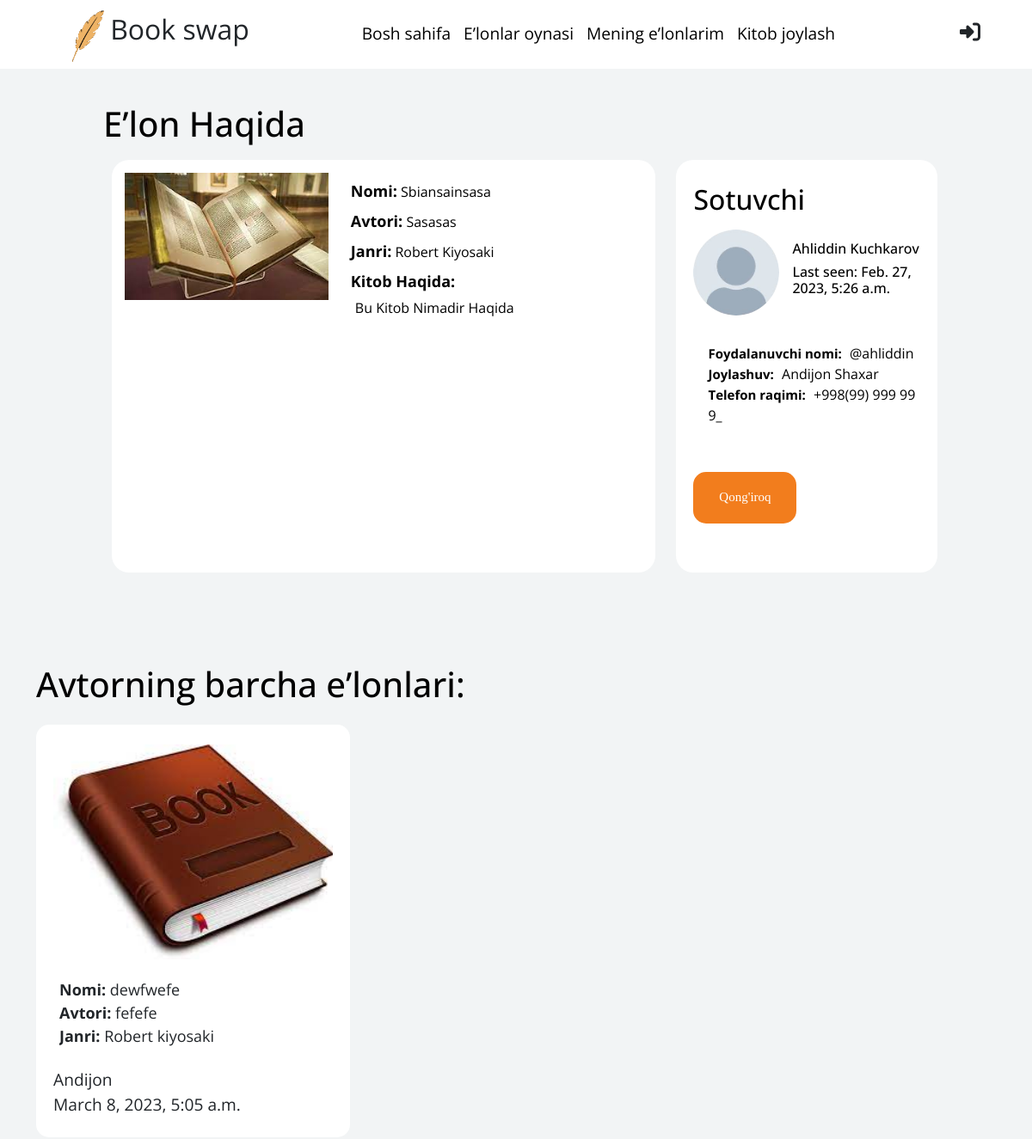
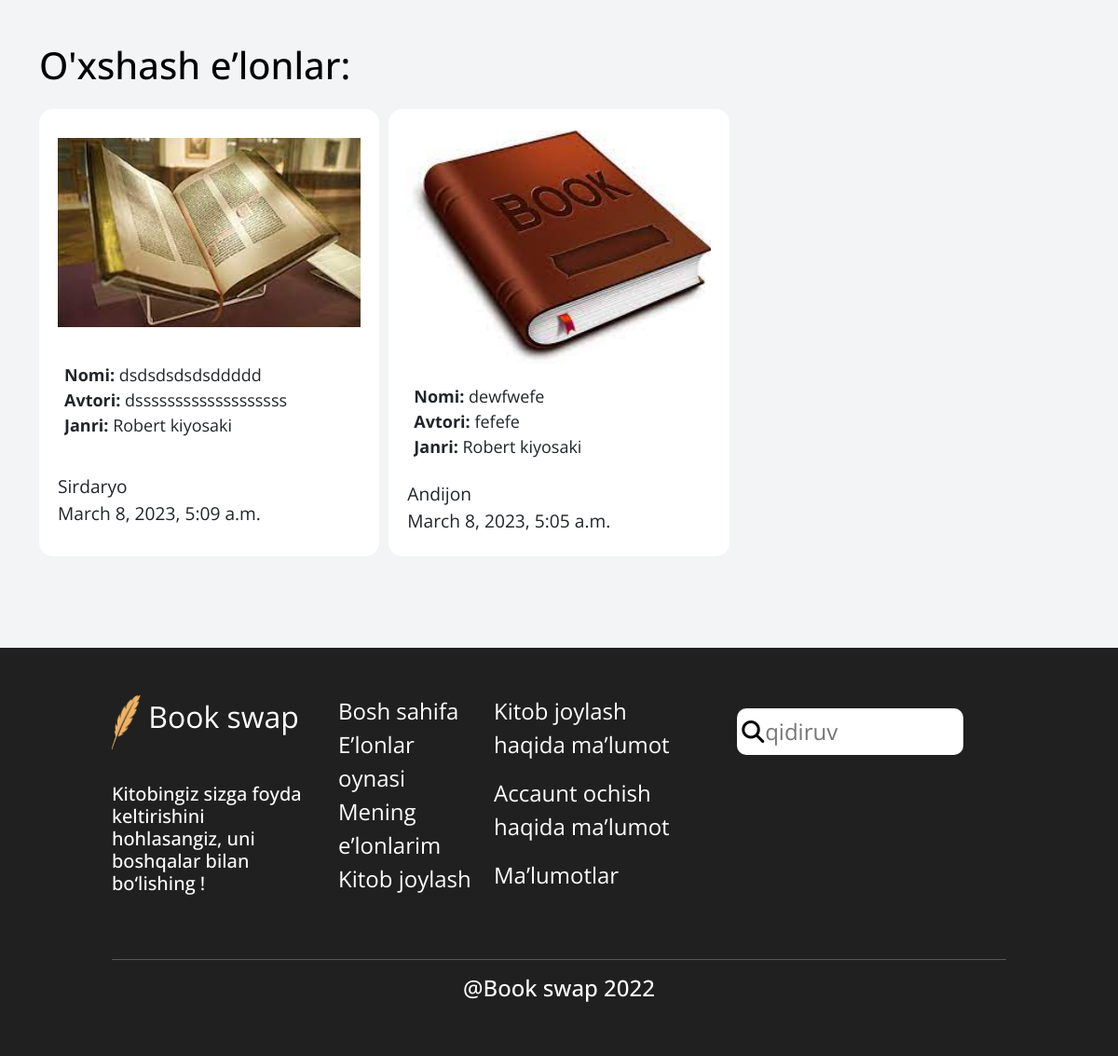
Page /book-list/sbiansainsasa on the committed database (2 pictures, top to bottom).
### main/models.py (models this page shows, shortened)
class Book(models.Model):
    ADDRESS = (
		('Andijon', 'Andijon'),
		('Namangan', 'Namangan'),
		('Samarqand', 'Samarqand'),
		('Tashkent', 'Tashkent'),
		('Jizzax', 'Jizzax'),
		('Surxondaryo', 'Surxondaryo'),
		('Navoiy', 'Navoiy'),
		('Xorazm', 'Xorazm'),
		('Qashqadaryo', 'Qashqadaryo'),
		('Buxoro', 'Buxoro'),
		('Sirdaryo', 'Sirdaryo'),
		('Fargona', 'Fargona'),
	)
    author = models.ForeignKey(User, on_delete=models.CASCADE, related_name="books", default=None, null=True)
    slug = models.SlugField("Slug", max_length=256, blank=True, unique=True)
    title = models.CharField("Title", max_length=256)
    author_pen = models.CharField("Book Author", max_length=100)
    location = models.CharField('loacation', max_length=256,  choices=ADDRESS)
    genre = models.ForeignKey(Genre, on_delete=models.CASCADE, related_name="books", default=None, null=True)
    description = models.TextField("Description", max_length=200)
    image = models.ImageField("Image", upload_to="book_images")
    created_at = models.DateTimeField("Created time", auto_now_add=True)
    likes_count = models.PositiveIntegerField("Likes", default=0)
    is_checked = models.BooleanField()
    is_ban = models.BooleanField()
    class Meta:
        ordering = ['-id']
        db_table = "book"
        unique_together = ["slug"]
        verbose_name = "book"
        verbose_name_plural = "books"

class Genre(models.Model):
    title = models.CharField("Title", max_length=256)
    slug = models.SlugField("Slug", max_length=256, blank=True)
    def __str__(self):
        return f"{self.title}"
    class Meta:
        db_table = "genre"
        verbose_name = "genre"
        verbose_name_plural = "genres"

### account/models.py (models this page shows, shortened)
class User(AbstractUser):
	GENDER = (
		('Ayol', 'Ayol'),
		('Erkak', 'Erkak'),
	)
	ADDRESS = (
		('Andijon', 'Andijon'),
		('Namangan', 'Namangan'),
		('Samarqand', 'Samarqand'),
		('Tashkent', 'Tashkent'),
		('Jizzax', 'Jizzax'),
		('Surxondaryo', 'Surxondaryo'),
		('Navoiy', 'Navoiy'),
		('Xorazm', 'Xorazm'),
		('Qashqadaryo', 'Qashqadaryo'),
		('Buxoro', 'Buxoro'),
		('Sirdaryo', 'Sirdaryo'),
		('Fargona', 'Fargona'),
	)
	name = models.CharField("Name", max_length=256)
	surname = models.CharField("Surname", max_length=256)
	username = models.CharField("Username", max_length=256, unique=True, null=True)
	age = models.PositiveIntegerField("Age", null=True)
	phone = models.CharField("Phone", max_length=18)
	avatar = models.ImageField("Image", upload_to="user-images/", null=True, blank=True, default='default.png')
	gender = models.CharField("Gender", max_length=128, choices=GENDER)
	address = models.CharField("Address", max_length=128, choices=ADDRESS)
	created_at = models.DateTimeField("Created at", auto_now_add=True)
	updated_at = models.DateTimeField("Updated_at", auto_now=True)
	USERNAME_FIELD = "username"
	first_name = None
	last_name = None
	class Meta:
		db_table = "user"
		verbose_name = "user"
		verbose_name_plural = "users"

### main/views.py (the view)
# urls.py: path('book-list/<slug:slug>', views.BookView, name="detail"),
def BookView(request, slug):
    book = Book.objects.select_related('genre', 'author').get(slug=slug)
    author_books = Book.objects.select_related('genre', 'author').exclude(slug = slug).filter(is_checked = True, author = book.author)[:16]
    related_books = Book.objects.select_related('genre', 'author').exclude(slug = slug).filter(is_checked = True, genre=book.genre)[:16]
    if book.is_checked == True or request.user.is_staff or book.author == request.user:
        context = {
            "object": book,
            "books": related_books,
            "author_books": author_books
        }
    return render(request, "advert/detail.html", context)

### templates/advert/detail.html (shortened to what this page needs)
{% extends "advert/base.html" %}
{% load static %}
{% block content %}
<header>
  <section class="add_advert">
    <h1>E’lon Haqida</h1>
    <div class="row">
      <div class="col-lg-8">
        <div class="white-card">
          <div class="row">
            <div class="col-sm-5">
              <img src="{{object.image.url}}" alt="" style="max-height: 400px; width: 100%;">
            </div>
            <div class="col-sm-7">
              <ul class="about-book" style="text-transform:capitalize;">
                <li>
                  <strong>Nomi:</strong>
                  <span>{{object.title}}</span>
                </li>
                <li>
                  <strong>Avtori:</strong>
                  <span>{{object.author_pen}}</span>
                </li>
                <li>
                  <strong>Janri:</strong>
                  <span>{{object.genre}}</span>
                </li>
                <li>
                  <strong>Kitob haqida:</strong>
                  <br>
                  <p>{{object.description}}</p>
                </li>
              </ul>
            </div>
          </div>
        </div>
      </div>
      <div class="col-lg-4">
        <div class="white-card">
          <div class="about-user">
            <h2 class="mr-3">Sotuvchi </h2>
            <div class="user-componet">
              <img src="{{object.author.avatar.url}}" alt="">
              <div class="user-bio">
                <h3 style="text-transform: capitalize;">{{object.author.name}} {{object.author.surname}}</h3>
                <h5>Last seen: {{object.author.updated_at }}</h5>
              </div>
            </div>
            <ul>
              <li>
                <strong>Foydalanuvchi nomi:</strong>
                <span>@{{object.author.username }}</span>
              </li>
              <li>
                <strong>Joylashuv:</strong>
                <span>{{object.author.address}} Shaxar</span>
              </li>
              <li>
                <strong>Telefon raqimi:</strong>
                <span>+998{{object.author.phone}}</span>
              </li>
            </ul>
            <br>
            <a href="tel: +998{{object.author.phone}}" class="text-light">
              <button class="btn">
                Qong'iroq
              </button>
            </a>
          </div>
        </div>
      </div>
    </div>
  </section>
  <br><br>
</header>
<div class="container">
  <section class="advert-section mt-5">
    {% if author_books %}
    <h1>Avtorning barcha e’lonlari:</h1>
    {% endif %}
    <div class="owl-carousel owl-theme">
      {% for book in author_books%}
      <div class="item d-inline">
        <a href="{% url 'main:detail' book.slug %}" class="text-dark" style="text-decoration: none;">
          <div class="advert-box">
            <img src="{{book.image.url}}" alt="">
            <ul>
              <li>
                <strong>Nomi:</strong>
                <span>{{book.title}}</span>
              </li>
              <li>
                <strong>Avtori:</strong>
                <span>{{book.author_pen}}</span>
              </li>
              <li>
                <strong>Janri:</strong>
                <span>{{book.genre}}</span>
              </li>
            </ul>
            <span class="about-box">{{book.author.address}} <br> {{book.created_at}}</span>
          </div>
        </a>
      </div>
      {% endfor %}
    </div>
  </section>
  <section class="advert-section mt-5">
    {% if books %}
    <h1>O'xshash e’lonlar:</h1>
    {% endif %}
    <div class="owl-carousel owl-theme">
      {% for book in books %}
      <div class="item d-inline">
        <a href="{% url 'main:detail' book.slug %}" class="text-dark" style="text-decoration: none;">
          <div class="advert-box">
            <img src="{{book.image.url}}" alt="">
            <ul>
              <li>
                <strong>Nomi:</strong>
                <span>{{book.title}}</span>
              </li>
              <li>
                <strong>Avtori:</strong>
                <span>{{book.author_pen}}</span>
              </li>
              <li>
                <strong>Janri:</strong>
                <span>{{book.genre}}</span>
              </li>
            </ul>
            <span class="about-box">{{book.author.address}} <br> {{book.created_at}}</span>
          </div>
        </a>
      </div>
      {% endfor %}
    </div>
  </section>
  <br><br>
</div>
{% endblock %}

### static/css/style.css (style rules this page uses)
* { font-family: 'Open Sans', sans-serif; font-style: normal; }
html { width: 100vw; min-height: 100vh; overflow-x: hidden; }
body { width: 100vw; min-height: 100vh; margin: 0; padding: 0; box-sizing: border-box; font-family: Canaro; font-weight: 600, Semi Bold; overflow-x: hidden !important; }
body.page { background-color: #F2F4F5; color: #000; }
header { margin: 120px 10% 0 10%; }
.container .advert-section .advert-box { margin-top: 15px; height: 580px; display: flex; border-radius: 15px; background-color: #fff; padding: 20px; flex-direction: column; align-content: space-around; justify-content: space-around; }
.container .advert-section .advert-box img { width: 100%; min-height: 150px; max-height: 250px; }
.container .advert-section .advert-box ul { margin-left: -25px; margin-top: 15px; list-style: none; font-size: 22px; }
.container .advert-section .advert-box ul li { white-space: nowrap; width: 100%; overflow: hidden; text-overflow: ellipsis; }
.container .advert-section .advert-box .about-box { font-size: larger; }
header .add_advert .white-card { width: 100%; min-height: 480px; margin: 10px; padding: 15px; padding: 28px 32px; border-radius: 20px; background-color: #ffffff; }
header .add_advert .white-card .about-user { display: flex; min-height: 420px; flex-direction: column; padding: 2%; justify-content: space-evenly; }
header .add_advert .input-group button, .white-card button { width: 240px; height: 60px; color: #fff; font-family: 'Canaro'; font-style: normal; font-weight: 400; font-size: 24px; line-height: 29px; border-radius: 15px !important; padding: 10px; background-color: #f27d1d; justify-content: flex-end; }
header .add_advert .white-card .about-book { list-style: none; font-size: x-large; margin-left: -30px; }
header .add_advert .white-card .about-book li { margin-top: 15px; }
header .add_advert .white-card .about-book li strong { font-size: xx-large; }
header .add_advert .white-card .about-book li p { margin-top: 5px; margin-left: 5px; }
.white-card .about-user .user-componet { display: flex; }
.white-card .about-user .user-componet img { width: 100px; height: 100px; border-radius: 50%; }
.white-card .about-user .user-componet .user-bio { display: flex; margin-left: 15px; font-size: larger; flex-direction: column; justify-content: center; }
.white-card .about-user ul { margin-top: 25px; margin-left: -15px; list-style: none; font-size: 20px; }
.white-card .about-user ul li { margin-top: 10px; }
.white-card .about-user ul li strong { font-size: 22px; margin-right: 5px; }
@media (max-width: 1600px) { .container .advert-section .advert-box ul { margin-left: -25px; margin-top: 15px; list-style: none; font-size: 18px; } }
@media (max-width: 1600px) { .container .advert-section .advert-box .about-box { font-size: larger; } }
@media (max-width: 1600px) { header .add_advert .input-group button, .white-card .about-user button { font-size: 14px; } }
@media (max-width: 1440px) { .white-card .about-user .user-componet .user-bio h3 { font-size: larger; } }
@media (max-width: 1440px) { .white-card .about-user ul li { margin-top: 5px; } }
@media (max-width: 1440px) { .white-card .about-user ul li strong { font-size: 20px; } }
@media (max-width: 1440px) { header .add_advert .input-group button, .white-card .about-user button { width: 120px; height: 60px; font-weight: 400; font-size: 18px; } }
@media (max-width: 1290px) { .container .advert-section .advert-box { height: 480px; } }
@media (max-width: 1290px) { header .add_advert .white-card { padding: 15px; } }
@media (max-width: 1290px) { .white-card .about-user .user-componet .user-bio h3 { font-size: medium; } }
@media (max-width: 1290px) { .white-card .about-user .user-componet .user-bio h5 { font-size: medium; } }
@media (max-width: 1290px) { .white-card .about-user ul li { margin-top: 0px; font-size: medium; } }
@media (max-width: 1290px) { .white-card .about-user ul li strong { font-size: 15px; } }
@media (max-width: 1290px) { header .add_advert .white-card .about-book { font-size: medium; } }
@media (max-width: 1290px) { header .add_advert .white-card .about-book li { margin-top: 8px; } }
@media (max-width: 1290px) { header .add_advert .white-card .about-book li strong { font-size: large; } }
@media (max-width: 1290px) { header .add_advert .input-group button, .white-card .about-user button { width: 120px; height: 60px; font-weight: 400; font-size: 15px; } }

### rows in the picture
Book: image (picture), title "Sbiansainsasa", author_pen "Sasasas", genre "Robert Kiyosaki", description "Bu Kitob Nimadir Haqida", author.avatar (placeholder picture), author.name "Ahliddin", author.surname "Kuchkarov", author.updated_at "Feb. 27, 2023, 5:26 a.m.", author.username "ahliddin", author.address "Andijon", author.phone "(99) 999 99 9_"
Book: image (picture), title "dewfwefe", author_pen "fefefe", genre "Robert kiyosaki", author.address "Andijon", created_at "March 8, 2023, 5:05 a.m."
Book: image (picture), title "dsdsdsdsdsddddd", author_pen "dsssssssssssssssssss", genre "Robert kiyosaki", author.address "Sirdaryo", created_at "March 8, 2023, 5:09 a.m."
